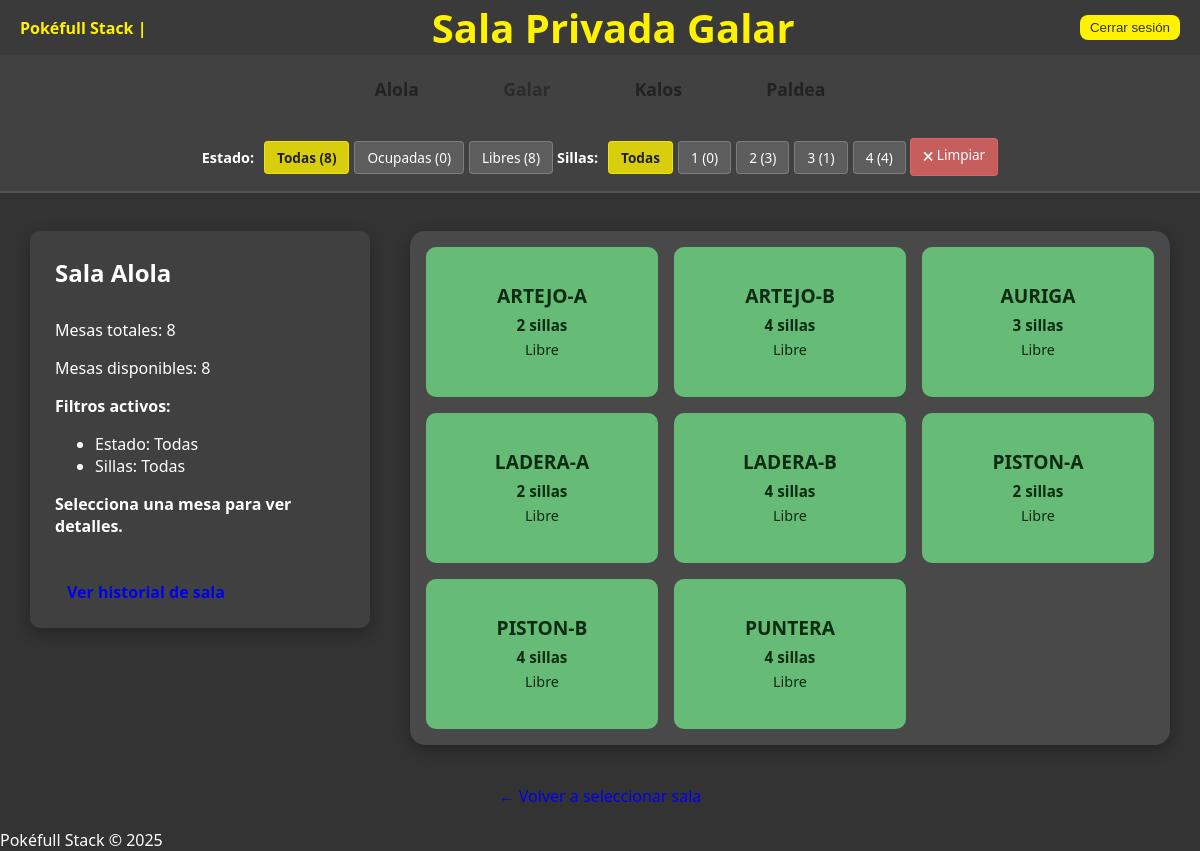
Page /pages/salas/salas_privadas/galar.php on the committed database.
### tables this page shows
CREATE TABLE mesa(
    idMesa INT PRIMARY KEY AUTO_INCREMENT NOT NULL,
    nombre VARCHAR(60) NOT NULL,
    numSillas INT NOT NULL,
    estado ENUM('libre','ocupada', 'reservada', 'mantenimiento') NOT NULL,
    idSala INT NOT NULL
);

### pages/salas/salas_privadas/galar.php (the view, shortened to what this page needs)
<?php
require_once '../../../database/conexion.php';
$filtro_estado = $_GET['filtro_estado'] ?? 'todas';
$filtro_sillas = $_GET['filtro_sillas'] ?? 'todas';
try {
    $sql = "SELECT * FROM mesa WHERE idSala = 8";
    $sql .= " ORDER BY nombre";
    $stmt = $conn->prepare($sql);
    $stmt->execute();
    $mesas = $stmt->fetchAll(PDO::FETCH_ASSOC);
} catch (PDOException $e) {
    $mesas = [];
    $errorMsg = "Error al leer mesas: " . $e->getMessage();
}
$selectedMesa = null;
?>
<!DOCTYPE html>
<html lang="es">
<head>
    <link rel="stylesheet" href="../../../styles/estilos.css">
</head>
<body class="body-galar">
<header>
    <span>Pokéfull Stack | <?php echo $_SESSION['username'];?></span>
    <h1>Sala Privada Galar</h1>
    <form id="cerrar-sesion" action="./../../../processes/logout.php" method="post">
        <button type="submit" class="btn-cerrar">Cerrar sesión</button>
    </form>
</header>
<div class="sala-buttons">
    <a href="./alola.php" class="btn-link">Alola</a>
    <a href="./galar.php" class="btn-link" disabled>Galar</a>
    <a href="./kalos.php" class="btn-link">Kalos</a>
    <a href="./paldea.php" class="btn-link">Paldea</a>
</div>
<?php
$total_mesas = count($mesas);
$ocupadas = 0;
$libres = 0;
foreach ($mesas as $m) {
    if ($m['estado'] === 'libre') $libres++;
}
$sillas_1 = 0;
$sillas_2 = 0;
$sillas_3 = 0;
$sillas_4 = 0;
foreach ($mesas as $m) {
    if ($m['numSillas'] == 2) $sillas_2++;
    if ($m['numSillas'] == 3) $sillas_3++;
    if ($m['numSillas'] == 4) $sillas_4++;
}
?>
<div class="filtros-bar">
    <div class="filtro-grupo">
        <span class="filtro-label">Estado:</span>
        <div class="filtro-botones">
            <a href="?filtro_estado=todas&filtro_sillas=<?= $filtro_sillas ?>" class="filtro-btn <?= $filtro_estado === 'todas' ? 'filtro-activo' : '' ?>">Todas (<?= $total_mesas ?>)</a>
            <a href="?filtro_estado=ocupadas&filtro_sillas=<?= $filtro_sillas ?>" class="filtro-btn <?= $filtro_estado === 'ocupadas' ? 'filtro-activo' : '' ?>">Ocupadas (<?= $ocupadas ?>)</a>
            <a href="?filtro_estado=libres&filtro_sillas=<?= $filtro_sillas ?>" class="filtro-btn <?= $filtro_estado === 'libres' ? 'filtro-activo' : '' ?>">Libres (<?= $libres ?>)</a>
        </div>
    </div>
    <div class="filtro-grupo">
        <span class="filtro-label">Sillas:</span>
        <div class="filtro-botones">
            <a href="?filtro_estado=<?= $filtro_estado ?>&filtro_sillas=todas" class="filtro-btn <?= $filtro_sillas === 'todas' ? 'filtro-activo' : '' ?>">Todas</a>
            <a href="?filtro_estado=<?= $filtro_estado ?>&filtro_sillas=1" class="filtro-btn <?= $filtro_sillas === '1' ? 'filtro-activo' : '' ?>">1 (<?= $sillas_1 ?>)</a>
            <a href="?filtro_estado=<?= $filtro_estado ?>&filtro_sillas=2" class="filtro-btn <?= $filtro_sillas === '2' ? 'filtro-activo' : '' ?>">2 (<?= $sillas_2 ?>)</a>
            <a href="?filtro_estado=<?= $filtro_estado ?>&filtro_sillas=3" class="filtro-btn <?= $filtro_sillas === '3' ? 'filtro-activo' : '' ?>">3 (<?= $sillas_3 ?>)</a>
            <a href="?filtro_estado=<?= $filtro_estado ?>&filtro_sillas=4" class="filtro-btn <?= $filtro_sillas === '4' ? 'filtro-activo' : '' ?>">4 (<?= $sillas_4 ?>)</a>
        </div>
    </div>
    <div class="filtro-grupo">
        <a href="?" class="filtro-btn filtro-limpiar">🗙 Limpiar</a>
    </div>
</div>
<div class="contenedor-principal">
    <div class="info-sala">
        <h2>Sala Alola</h2>
        <?php if (!$selectedMesa): ?>
            <p>Mesas totales: <?= $total_mesas ?></p>
            <p>Mesas disponibles: <?= $libres ?></p>
            <p><strong>Filtros activos:</strong></p>
            <ul>
                <li>Estado: <?= $filtro_estado === 'todas' ? 'Todas' : ucfirst($filtro_estado) ?></li>
                <li>Sillas: <?= $filtro_sillas === 'todas' ? 'Todas' : $filtro_sillas ?></li>
            </ul>
            <strong>Selecciona una mesa para ver detalles.</strong>
            <br><br><br>
            <a class="btn-toggle" href="../../historialSala.php?idSala=8">Ver historial de sala</a>
        <?php endif; ?>
    </div>
    <div class="mesas-container">
        <?php if (empty($mesas)): ?>
            <p>No hay mesas disponibles con los filtros seleccionados.</p>
        <?php else: ?>
            <?php foreach ($mesas as $m): ?>
                <?php
                    $cls = ($m['estado'] === 'ocupada') ? 'ocupada' : 'libre';
                    $url = "galar.php?select=" . intval($m['idMesa']) .
                           "&filtro_estado=" . $filtro_estado .
                           "&filtro_sillas=" . $filtro_sillas;
                ?>
                <a class="mesa <?= $cls ?>" href="<?= $url ?>">
                    <div class="titulo-mesa"><?= htmlspecialchars($m['nombre']) ?></div>
                    <div class="detalle"><?= intval($m['numSillas']) ?> sillas</div>
                    <div class="estado-mesa"><?= ucfirst($m['estado']) ?></div>
                </a>
            <?php endforeach; ?>
        <?php endif; ?>
    </div>
</div>
<div class="volver">
    <a href="../../selecciona_sala.php">← Volver a seleccionar sala</a>
</div>
<footer>
    <span>Pokéfull Stack &copy; 2025</span>
</footer>
</body>
</html>

### styles/estilos.css (style rules this page uses)
:root { --amarillo: #fff200; --azul: #2196F3; --morado: #9C27B0; --rosa: #E91E63; }
body { font-family: 'Segoe UI', Tahoma, Geneva, Verdana, sans-serif; background-color: #333; color: #fff; margin: 0; padding: 0; min-height: 100vh; }
h1 { text-align: center; margin: 0; font-size: 2.5rem; }
header { background: rgba(58, 58, 58, 0.95); color: #fff200; padding: 0px 20px; display: flex; align-items: center; justify-content: space-between; }
header span { font-weight: bold; }
.mesas-container { flex: 2; display: grid; grid-template-columns: repeat(auto-fill, minmax(220px, 1fr)); gap: 25px; background: rgba(85, 85, 85, 0.65); padding: 30px; border-radius: 15px; box-shadow: 0 5px 15px rgba(0,0,0,.3); min-height: 400px; }
.mesa { width: 100%; height: 150px; display: flex; flex-direction: column; justify-content: center; align-items: center; border-radius: 10px; font-weight: bold; font-size: 1.2rem; transition: all .15s; cursor: pointer; text-align: center; padding: 10px; color: #222; text-decoration: none; }
.mesa.libre { background: rgba(107, 207, 127, 0.85); color: #0b2b12; }
.titulo-mesa { font-size:1em; margin-bottom:2px; line-height:1.1; }
.detalle { font-size: 0.95rem; font-weight: 600; margin-top: 6px; color: inherit; }
.estado-mesa { font-size: 0.9rem; margin-top: 5px; font-weight: normal; color: inherit; }
.btn-toggle { border: none; padding: 8px 12px; border-radius: 6px; cursor: pointer; margin-top: 10px; font-weight: bold; text-decoration: none; }
.volver { text-align: center; margin: 0px 0 12px 0; }
.volver a { display: inline-block; text-decoration: none; padding: 10px 20px; border-radius: 5px; transition: all 0.2s ease; }
.filtros-bar { background: rgba(68, 68, 68, 0.85); padding: 15px 20px; display: flex; align-items: center; justify-content: center; gap: 30px; flex-wrap: wrap; border-bottom: 2px solid rgba(255, 255, 255, 0.1); margin-bottom: 8px; gap: 4px; }
.filtro-grupo { display: flex; align-items: center; gap: 10px; }
.filtro-label { color: #fff; font-weight: bold; font-size: 0.9rem; white-space: nowrap; }
.filtro-botones { display: flex; gap: 5px; flex-wrap: wrap; }
.filtro-btn { padding: 6px 12px; background: rgba(255, 255, 255, 0.15); color: #fff; text-decoration: none; border-radius: 4px; font-size: 0.85rem; font-weight: 500; transition: all 0.2s ease; border: 1px solid rgba(255, 255, 255, 0.2); white-space: nowrap; }
.filtro-activo { background: rgba(255, 242, 0, 0.8); color: #222; border-color: rgba(255, 242, 0, 0.6); font-weight: bold; }
.filtro-limpiar { background: rgba(255, 107, 107, 0.7); border-color: rgba(255, 107, 107, 0.5); }
.btn, .btn-link { display: inline-block; margin: 0 15px; padding: 12px 25px; cursor: pointer; border: none; border-radius: 5px; font-weight: bold; font-size: 1.1rem; color: #222; text-decoration: none; text-align: center; transition: all 0.2s ease; }
.btn-link[disabled] { cursor: not-allowed; opacity: 0.7; }
.btn-cerrar { background-color: #fff200; border: none; padding: 5px 10px; border-radius: 8px; cursor: pointer; color: #333; text-decoration: none; }
.sala-buttons { text-align: center; padding: 10px; background: rgba(68, 68, 68, 0.85); }
.contenedor-principal { display: flex; justify-content: center; align-items: flex-start; gap: 40px; padding: 30px; max-width: 1200px; margin: 0 auto; }
.info-sala { flex: 1; max-width: 340px; background: rgba(68, 68, 68, 0.75); padding: 25px; border-radius: 10px; box-shadow: 0 5px 15px rgba(0,0,0,.3); min-height: 260px; }
.info-sala h2 { margin-top: 0; padding-bottom: 10px; }
*, *::before, *::after { box-sizing: border-box; }
.mesas-container { gap: 16px !important; padding: 16px !important; }
.mesas-container .mesa { box-sizing: border-box; border-radius: 10px; }
@media (min-width: 901px) { .mesas-container { display: grid; grid-template-columns: repeat(3, 1fr); gap: 16px; padding: 16px; } }

### rows in the picture
mesa: nombre "ARTEJO-A", numSillas "2", estado "Libre"
mesa: nombre "ARTEJO-B", numSillas "4", estado "Libre"
mesa: nombre "AURIGA", numSillas "3", estado "Libre"
mesa: nombre "LADERA-A", numSillas "2", estado "Libre"
mesa: nombre "LADERA-B", numSillas "4", estado "Libre"
mesa: nombre "PISTON-A", numSillas "2", estado "Libre"
mesa: nombre "PISTON-B", numSillas "4", estado "Libre"
mesa: nombre "PUNTERA", numSillas "4", estado "Libre"

### other values in the picture
$total_mesas "8"
$ocupadas "0"
$libres "8"
$sillas_1 "0"
$sillas_2 "3"
$sillas_3 "1"
$sillas_4 "4"
